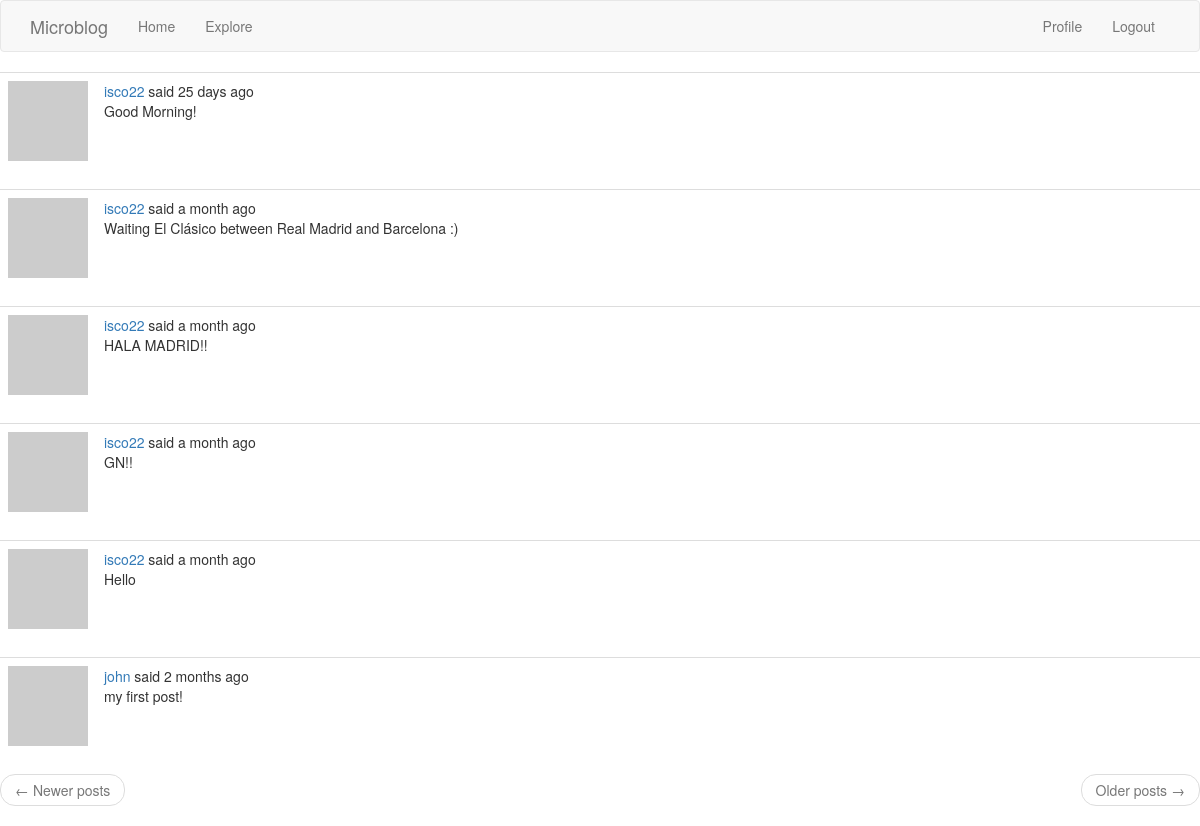
Page /explore (signed in) on the committed database.
### app/models.py (models this page shows, shortened)
class Post(db.Model):
    id = db.Column(db.Integer, primary_key=True)
    body = db.Column(db.String(140))
    timestamp = db.Column(db.DateTime, index=True, default=datetime.utcnow)
    user_id = db.Column(db.Integer, db.ForeignKey('user.id'))
    language = db.Column(db.String(5))

### app/routes.py (the view)
@app.route('/explore')
@login_required
def explore():
    page = request.args.get('page', 1, type=int)
    posts = Post.query.order_by(Post.timestamp.desc()).paginate(
        page, app.config['POSTS_PER_PAGE'], False)
    next_url = url_for('explore', page=posts.next_num) \
        if posts.has_next else None
    prev_url = url_for('explore', page=posts.prev_num) \
        if posts.has_prev else None
    return render_template("index.html", title='Explore', posts=posts.items,
                          next_url=next_url, prev_url=prev_url)

### app/models.py (called while the page is built)
@login.user_loader
def load_user(id):
    return User.query.get(int(id))

    def avatar(self, size):
        digest = md5(self.email.lower().encode('utf-8')).hexdigest()
        return 'https://www.gravatar.com/avatar/{}?d=identicon&s={}'.format(
            digest, size)

### app/routes.py (called while the page is built)
@app.before_request
def before_request():
    if current_user.is_authenticated:
        current_user.last_seen = datetime.utcnow()
        db.session.commit()

### app/templates/index.html (shortened to what this page needs)
{% extends "base.html" %}
{% block content %}
    {% for post in posts %}
    {% include '_post.html' %}
    {% endfor %}
    <nav aria-label="...">
        <ul class="pager">
            <li class="previous{% if not prev_url %} disabled{% endif %}">
                <a href="{{ prev_url or '#' }}">
                    <span aria-hidden="true">&larr;</span> Newer posts
                </a>
            </li>
            <li class="next{% if not next_url %} disabled{% endif %}">
                <a href="{{ next_url or '#' }}">
                    Older posts <span aria-hidden="true">&rarr;</span>
                </a>
            </li>
        </ul>
    </nav>
{% endblock %}

### app/templates/_post.html (shortened to what this page needs)
<table class="table table-hover">
    <tr>
        <td width="70px">
            <a href="{{ url_for('user', username=post.author.username) }}">
                <img src="{{ post.author.avatar(70) }}" />
            </a>
        </td>
        <td>
            {{ _('%(username)s said %(when)s',
                username=user_link, when=moment(post.timestamp).fromNow()) }}
            <br>
            <span id="post{{ post.id }}">{{ post.body }}</span>
        </td>
    </tr>
</table>

### rows in the picture
Post: body "Good Morning!"
Post: body "Waiting El Clásico between Real Madrid and Barcelona :)"
Post: body "HALA MADRID!!"
Post: body "GN!!"
Post: body "Hello"
Post: body "my first post!"
